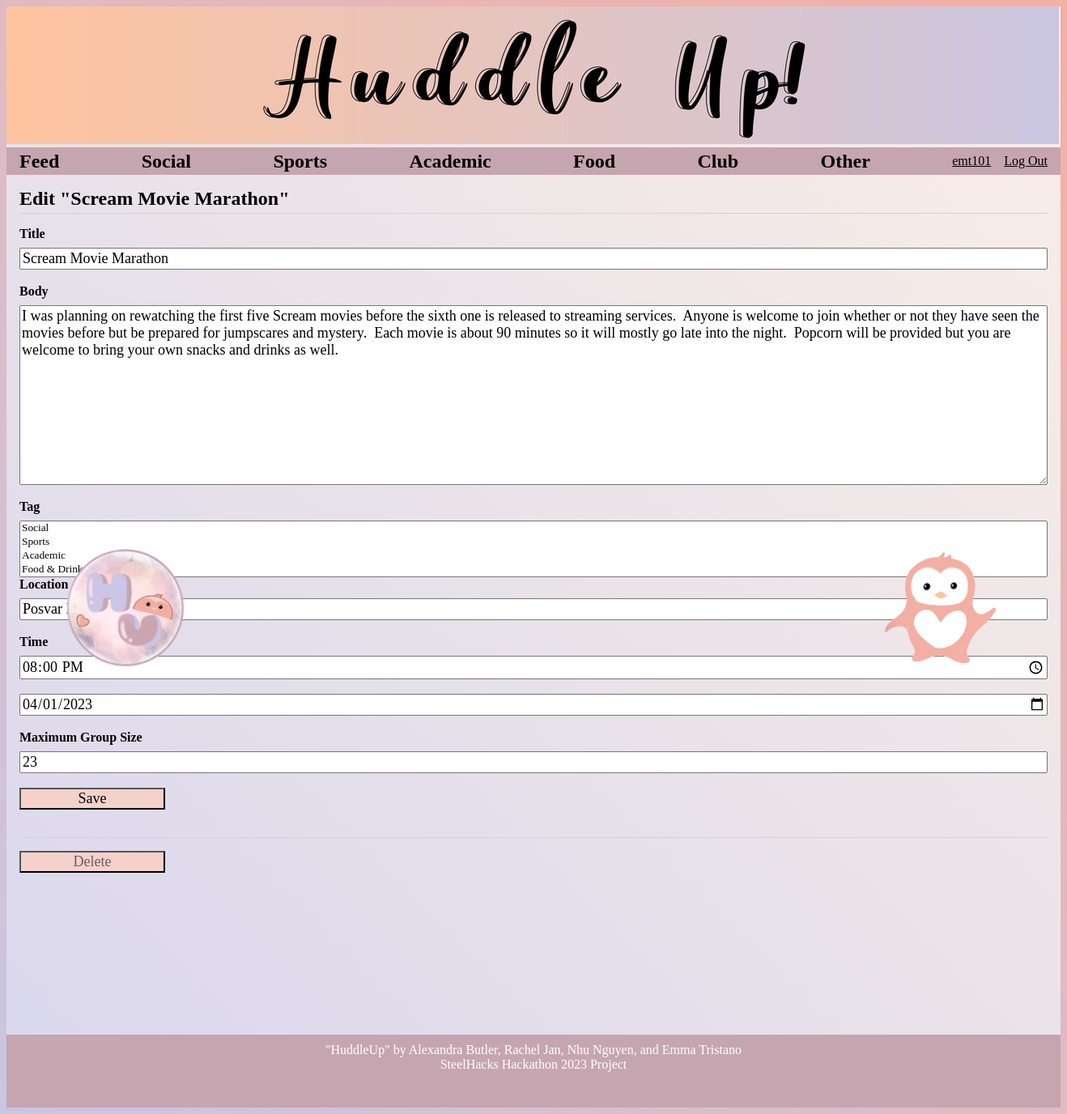
Page /5/update (signed in) on the committed database.
### tables this page shows
CREATE TABLE user (
  id INTEGER PRIMARY KEY AUTOINCREMENT,
  username TEXT UNIQUE NOT NULL,
  password TEXT NOT NULL,
  first_name TEXT NOT NULL,
  last_name TEXT NOT NULL,
  phone_num TEXT NOT NULL,
  email TEXT NOT NULL
);

CREATE TABLE post (
  id INTEGER PRIMARY KEY AUTOINCREMENT,
  author_id INTEGER NOT NULL,
  created TIMESTAMP NOT NULL DEFAULT CURRENT_TIMESTAMP,
  title TEXT NOT NULL,
  body TEXT NOT NULL,
  tag TEXT NOT NULL, 
  location TEXT NOT NULL,
  time TEXT NOT NULL,
  date TEXT NOT NULL,
  joins INTEGER NOT NULL,
  joined_id TEXT NOT NULL,
  FOREIGN KEY (author_id) REFERENCES user (id)
);

### flaskr/blog.py (the view, shortened to what this page needs)
@bp.route('/<int:id>/update', methods=('GET', 'POST'))
@login_required
def update(id, check_author=True):
    post = get_post(id)
    if check_author and post['author_id'] != g.user['id']:
        abort(403)
    return render_template('blog/update.html', post=post)

### flaskr/auth.py (called while the page is built)
@bp.before_app_request
def load_logged_in_user():
    user_id = session.get('user_id')
    if user_id is None:
        g.user = None
    else:
        g.user = get_db().execute(
            'SELECT * FROM user WHERE id = ?', (user_id,)
        ).fetchone()

def login_required(view):
    @functools.wraps(view)
    def wrapped_view(**kwargs):
        if g.user is None:
            return redirect(url_for('auth.login'))
        return view(**kwargs)
    return wrapped_view

### flaskr/blog.py (called while the page is built)
def get_post(id):
    post = get_db().execute(
        'SELECT p.id, title, body, tag, location, time, date, joins, joined_id, created, author_id, username'
        ' FROM post p JOIN user u ON p.author_id = u.id'
        ' WHERE p.id = ?',
        (id,)
    ).fetchone()
    if post is None:
        abort(404, f"Post id {id} doesn't exist.")
    return post

### flaskr/db.py (called while the page is built)
def get_db():
    if 'db' not in g:
        g.db = sqlite3.connect(
            current_app.config['DATABASE'],
            detect_types=sqlite3.PARSE_DECLTYPES
        )
        g.db.row_factory = sqlite3.Row
    return g.db

### flaskr/templates/blog/update.html (shortened to what this page needs)
{% extends 'base.html' %}
{% block header %}
<h1>{% block title %}Edit "{{ post['title'] }}"{% endblock %}</h1>
{% endblock %}
{% block content %}
<form method="post">
    <label for="title">Title</label>
    <input name="title" id="title" value="{{ request.form['title'] or post['title'] }}" required>
    <label for="body">Body</label>
    <textarea name="body" id="body">{{ request.form['body'] or post['body'] }}</textarea>
    <label for="tag">Tag</label>
    <select name="tag" id="tag" multiple multiselect-search="true">
        <option value="Social">Social</option>
        <option value="Sports">Sports</option>
        <option value="Academic">Academic</option>
        <option value="Food">Food & Drink</option>
        <option value="Club">School Club</option>
    </select>
    <label for="location">Location</label>
    <input name="location" id="location" value="{{ request.form['location'] or post['location'] }}" required>
    <label for="time">Time</label>
    <input type="time" name="time" id="time" value="{{ request.form['time'] or post['time'] }}" required>
    <input type="date" name="date" id="date" value="{{ request.form['date'] or post['date'] }}" required>
    <label for="joins">Maximum Group Size</label>
    <input name="joins" id="joins" value="{{ request.form['joins'] or post['joins']}}" required>
    <input type="submit" value="Save">
</form>
<hr>
<form action="{{ url_for('blog.delete', id=post['id']) }}" method="post">
    <input class="danger" type="submit" value="Delete" onclick="return confirm('Are you sure?');">
</form>
{% endblock %}

### flaskr/templates/base.html (shortened to what this page needs)
<!doctype html>
<html lang='en'>
<link rel="stylesheet" href="{{ url_for('static', filename='style.css') }}">
<body>
    <div class="banner"><img src="../static/home2.png" alt="home image"></div>
    <img src="../static/penguin.png" alt="penguin image" width="150" height="150"
        style="float:right;position:absolute;text-align:right;bottom:550px;right:80px;"></div>
    <img src="../static/icon.png" alt="icon" width="150" height="150"
        style="float:left;position:absolute;text-align:left;bottom:550px;left:80px;"></div>
</body>
<nav>
    <h1><a href="/">Feed</a></h1>
    <h1><a href="{{ url_for('blog.filter_post', filter_name='#Social') }}">Social</a></h1>
    <h1><a href="{{ url_for('blog.filter_post', filter_name='#Sports') }}">Sports</a></h1>
    <h1><a href="{{ url_for('blog.filter_post', filter_name='#Academic') }}">Academic</a></h1>
    <h1><a href="{{ url_for('blog.filter_post', filter_name='#Food') }}">Food</a></h1>
    <h1><a href="{{ url_for('blog.filter_post', filter_name='#Club') }}">Club</a></h1>
    <h1><a href="{{ url_for('blog.filter_post', filter_name='#Other') }}">Other</a></h1>
    <ul>
        {% if g.user %}
        <li><a href="{{ url_for('blog.profile', id=g.user['id']) }}">{{ g.user['username'] }}</a>
        <li><a href="{{ url_for('auth.logout') }}">Log Out</a>
            {% else %}
        <li><a href="{{ url_for('auth.register') }}">Register</a>
        <li><a href="{{ url_for('auth.login') }}">Log In</a>
            {% endif %}
    </ul>
</nav>
<section class="content">
    <header>
        {% block header %}{% endblock %}
    </header>
    {% block content %}{% endblock %}
</section>
<div>
    <footer id="footer">
        <p>"HuddleUp" by Alexandra Butler, Rachel Jan, Nhu Nguyen, and Emma Tristano</p>
        <p>SteelHacks Hackathon 2023 Project</p>
    </footer>
</div>
</html>

### flaskr/static/style.css (style rules this page uses)
* { font-family: "Gill Sans"; }
.banner { text-align: left; padding-left: 0; padding-top: 0; padding-bottom: 0; }
html { font-family: sans-serif; background: linear-gradient(45deg, #CAC6E1, #F5AFA4); }
body { background: linear-gradient(45deg, #D9D7ED, #FAEEE6); }
h1 { color: black; }
a { color: black; }
hr { border: none; border-top: 1px solid lightgray; }
nav { background: #C5A5B0; display: flex; align-items: center; padding: 0 0.5rem; }
nav h1 { flex: auto; margin: 0; }
nav h1 a { text-decoration: none; padding: 0.25rem 0.5rem; }
nav ul { display: flex; list-style: none; margin: 0; padding: 0; }
nav ul li a, nav ul li span, header .action { display: block; padding: 0.5rem; }
.content { padding: 0 1rem 1rem; }
.content>header { border-bottom: 1px solid lightgray; display: flex; align-items: flex-end; }
.content>header h1 { flex: auto; margin: 1rem 0 0.25rem 0; }
.content form { margin: 1em 0; display: flex; flex-direction: column; }
.content label { font-weight: bold; margin-bottom: 0.5em; }
.content input, .content textarea { margin-bottom: 1em; font-size: large; background-color: linear-gradient(45deg, #efe1da, #dbd9ee); }
.content textarea { min-height: 12em; resize: vertical; }
input.danger { color: #6e5a61; }
input[type=submit] { align-self: start; min-width: 10em; background-color: #f4d2cb; }
footer { text-align: center; margin: 0; height: 10vh; margin-top: 150px; padding-top: 10px; padding-bottom: 0px; position: relative; background-color: #C5A5B0; color: white; overflow: auto; font-size: medium; }
footer p { margin: 0; padding: 0; }

### rows in the picture
user: user.username "emt101"
post: title "Scream Movie Marathon", body "I was planning on rewatching the first five Scream movies before the sixth one is released to streaming services. Anyone is welcome to join whether or not they have seen the movies before but be prepared for jumpscares and mystery. Each movie is about 90 minutes so it will mostly go late into the night. Popcorn will be provided but you are welcome to bring your own snacks and drinks as well.", location "Posvar Hall Room 1500", time "20:00", date "04/01/2023", joins "23"
